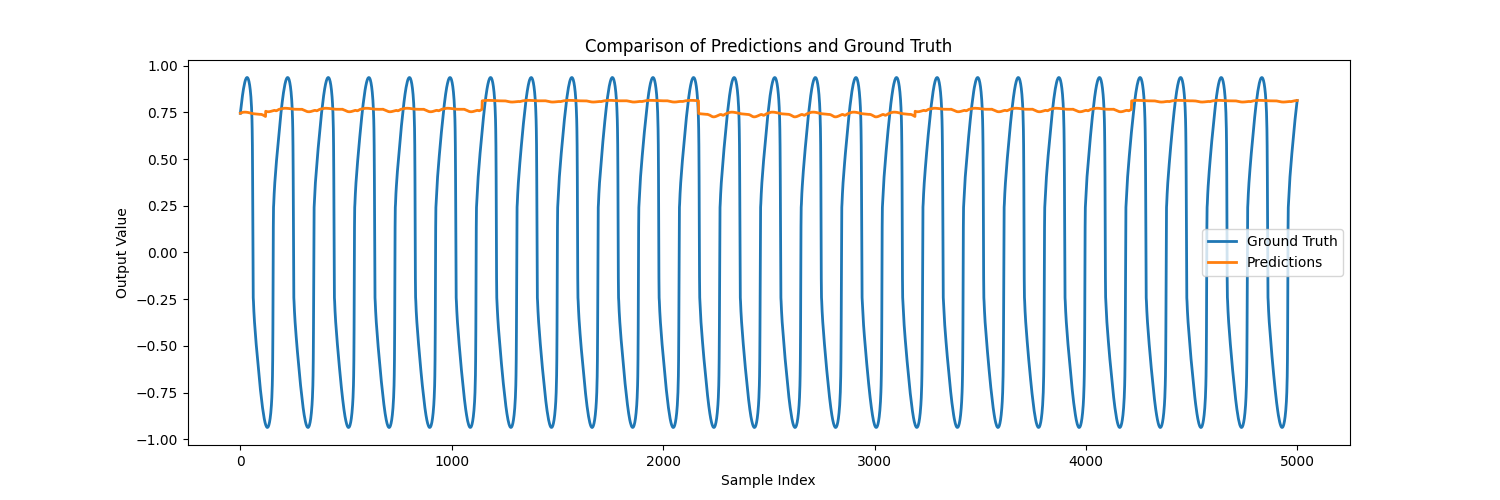

The script that saved this image:
import numpy as np
import pandas as pd
import torch
import torch.nn as nn
import torch.optim as optim
from torch.utils.data import DataLoader, TensorDataset
import matplotlib.pyplot as plt

TRAIN_FLAG = 1
# read csv file with np
data = pd.read_csv("blackbox/ADC_Training_Data/extended_data_array.csv")
data = data.to_numpy()
print(data.shape)

X = np.concatenate((data[:, :2], data[:, 3:]), axis=1)
y = data[:, 2]

X_train = X[: int(0.8 * len(X))]
y_train = y[: int(0.8 * len(y))]

X_test = X[int(0.8 * len(X)) :]
y_test = y[int(0.8 * len(y)) :]

print(X_train.shape)
print(y_train.shape)
print(X_test.shape)
print(y_test.shape)

# Assuming X_train, y_train, X_test, y_test are numpy arrays that are available from the previous code snippet

# Hyperparameters
d_model = 8
nhead = 2
num_encoder_layers = 8
dim_feedforward = 8
dropout = 0.1
batch_size = 1024
learning_rate = 0.001
num_epochs = 250  # Define the number of epochs for training


# Define positional encoding
class PositionalEncoding(nn.Module):
    def __init__(self, d_model, dropout=0.1, max_len=1024):
        super(PositionalEncoding, self).__init__()
        self.dropout = nn.Dropout(p=dropout)

        position = torch.arange(max_len).unsqueeze(1)
        div_term = torch.exp(torch.arange(0, d_model, 2) * -(np.log(10000.0) / d_model))
        pe = torch.zeros(max_len, 1, d_model)
        pe[:, 0, 0::2] = torch.sin(position * div_term)
        pe[:, 0, 1::2] = torch.cos(position * div_term)
        self.register_buffer("pe", pe)

    def forward(self, x):
        x = x + self.pe[: x.size(0)]
        return self.dropout(x)


# Define the small transformer model using nn.Transformer
class SmallTransformer(nn.Module):
    def __init__(self, d_model, nhead, num_encoder_layers, dim_feedforward, dropout):
        super(SmallTransformer, self).__init__()
        self.pos_encoder = PositionalEncoding(d_model, dropout)
        self.transformer_encoder = nn.TransformerEncoder(
            nn.TransformerEncoderLayer(
                d_model, nhead, dim_feedforward, dropout, batch_first=True
            ),
            num_encoder_layers,
        )
        self.encoder = nn.Linear(10, d_model)  # Assuming input dimension is 10
        self.d_model = d_model
        self.decoder = nn.Linear(d_model, 1)  # Assuming output dimension is 1

    def forward(self, src):
        src = self.encoder(src) * np.sqrt(self.d_model)
        src = self.pos_encoder(src)
        output = self.transformer_encoder(src)
        output = self.decoder(output)
        return output


# Instantiate the model
model = SmallTransformer(d_model, nhead, num_encoder_layers, dim_feedforward, dropout)

# Loss function and optimizer
criterion = nn.MSELoss()
optimizer = optim.Adam(model.parameters(), lr=learning_rate)

# Prepare data
# Assuming each feature is a timestep in a sequence
train_data = TensorDataset(
    torch.from_numpy(X_train).float().unsqueeze(1),  # Add sequence dimension
    torch.from_numpy(y_train).float(),
)
train_loader = DataLoader(train_data, batch_size=batch_size, shuffle=False)

if TRAIN_FLAG == 1:
    # Training loop
    for epoch in range(num_epochs):
        model.train()
        total_loss = 0
        for batch, (X_batch, y_batch) in enumerate(train_loader):
            optimizer.zero_grad()
            # No need to permute since we've already unsqueezed in the DataLoader
            output = model(X_batch)
            loss = criterion(
                output.squeeze(), y_batch
            )  # May need to adjust output shape to match target
            loss.backward()
            optimizer.step()
            total_loss += loss.item()
            # number of batches is len(train_data) / batch_size
            print(
                f"Epoch {epoch} Batch {batch} / {len(train_data) / batch_size} Loss: {loss.item()}",
                end="\r",
            )
        print(f"Epoch {epoch} Loss: {total_loss / len(train_loader)}")
    # Save pth
    torch.save(model.state_dict(), "blackbox/transformer/transformer.pth")
    TRAIN_FLAG = 0
if TRAIN_FLAG == 0:
    model.load_state_dict(torch.load("blackbox/transformer/transformer.pth"))
    # Evaluate the model
    model.eval()
    test_data = TensorDataset(
        torch.from_numpy(X_test).float().unsqueeze(1), torch.from_numpy(y_test).float()
    )
    test_loader = DataLoader(test_data, batch_size=batch_size, shuffle=False)

    with torch.no_grad():
        total_loss = 0
        # Use enumerate to get the batch index
        for batch_index, (X_batch, y_batch) in enumerate(test_loader):
            # Ensure that X_batch has the correct shape for the model
            # If your model is expecting a sequence, you might need X_batch.unsqueeze(1)
            output = model(X_batch)
            loss = criterion(output.squeeze(), y_batch)
            total_loss += loss.item()
            # Use batch_index for the current batch number
            print(
                f"Test Loss: {loss.item()}, {batch_index + 1}/{len(test_loader)}",
                end="\r",
            )
        print(f"\nTest Loss: {total_loss / len(test_loader)}")

    # Function to generate predictions
    def generate_predictions(model, loader):
        model.eval()
        predictions = []
        ground_truth = []

        with torch.no_grad():
            for X_batch, y_batch in loader:
                X_batch = X_batch.permute(
                    1, 0, 2
                )  # Adjust for the expected input dimensions of the model
                output = model(X_batch)
                predictions.extend(output.view(-1).tolist())  # Flatten the output
                ground_truth.extend(y_batch.tolist())

        return predictions, ground_truth

    # Get predictions and ground truth from the test set
    predictions, ground_truth = generate_predictions(model, test_loader)

    # Plotting the first N samples for visualization
    N = 100  # Number of samples to visualize
    plt.figure(figsize=(15, 5))

    # Plot ground truth
    plt.plot(ground_truth[5000:10000], label="Ground Truth", linewidth=2)

    # Plot predicted values
    plt.plot(predictions[5000:10000], label="Predictions", linewidth=2)

    plt.title("Comparison of Predictions and Ground Truth")
    plt.xlabel("Sample Index")
    plt.ylabel("Output Value")
    plt.legend()
    plt.savefig("blackbox/transformer/transformer.png")
    plt.show()
